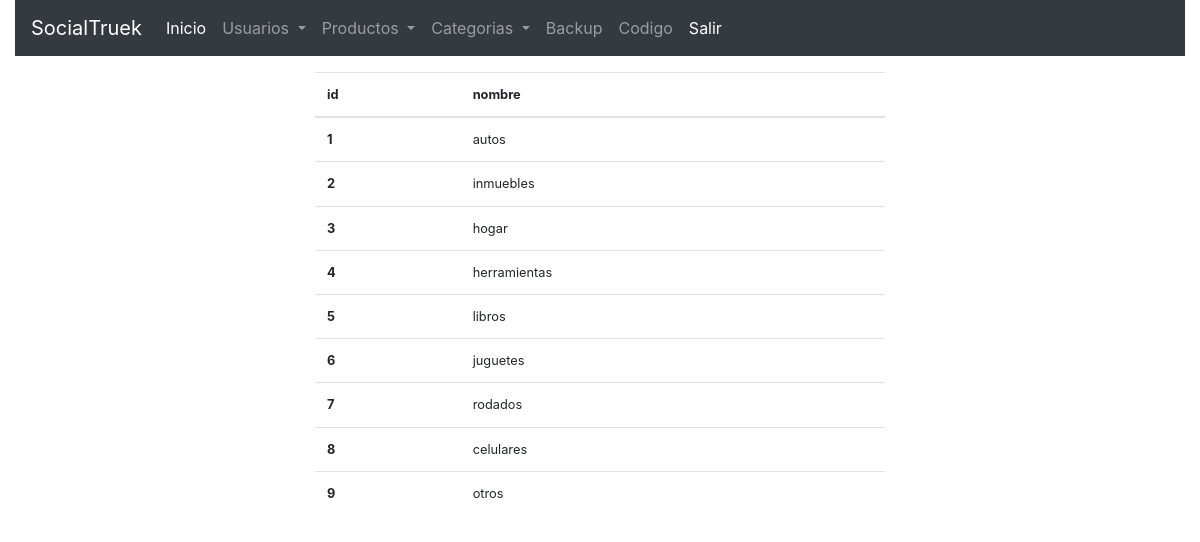
The app's page /adminCategorias.php with its own data.
### tables this page shows
CREATE TABLE `categorias` (
  `id` int(11) NOT NULL AUTO_INCREMENT,
  `nombre` varchar(100) DEFAULT NULL,
  PRIMARY KEY (`id`)
);

### class/baseMySQL.php (called while the page is built, shortened)
<?php
class BaseMySQL extends BaseDatos{
    static public function verRegistros($pdo,$tabla){
      $sql = "SELECT * FROM $tabla";
      $query = $pdo->prepare($sql);
      $query->execute();
      $registros = $query->fetchAll(PDO::FETCH_ASSOC);
      return $registros;
    }
}
 ?>

### adminCategorias.php (the view, shortened to what this page needs)
<?php
include("autoload.php");
 ?>
 <!DOCTYPE html>
 <html lang="es" dir="ltr">
   <head>
     <?php include("head.php")?>
   </head>
   <?php include("adminHeader.php") ?>
   <body class="">
     <div class="container-fluid mt-3 col-6">
       <?php
       $registros = BaseMySQL::verRegistros($pdo,'categorias');
       ?>
       <table class="table table-
       light small">
        <thead>
          <tr>
            <th scope="col">id</th>
            <th scope="col">nombre</th>
          </tr>
        </thead>
        <tbody>
          <?php foreach ($registros as $registro): ?>
          <tr>
            <th scope="row"><?=$registro["id"]?></th>
            <td><?=$registro["nombre"]?></td>
          </tr>
        <?php endforeach; ?>
        </tbody>
       </table>
     </div>
   </body>
 </html>

### records on screen
categorias: id "1", nombre "autos"
categorias: id "2", nombre "inmuebles"
categorias: id "3", nombre "hogar"
categorias: id "4", nombre "herramientas"
categorias: id "5", nombre "libros"
categorias: id "6", nombre "juguetes"
categorias: id "7", nombre "rodados"
categorias: id "8", nombre "celulares"
categorias: id "9", nombre "otros"
